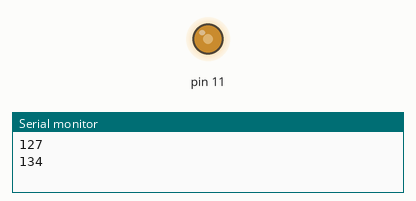
Recording of a sketch running on a simulated Arduino Uno, built with avr-gcc and run on an emulated ATmega328P. Parts: output pins drawn as LEDs (lit = HIGH), the last lines printed to the serial monitor.

Above: at 0.05 s.
At 1.65 s:
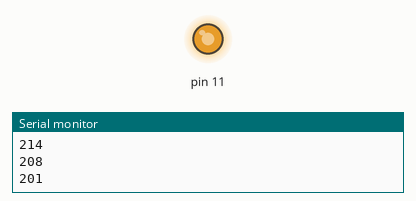
At 2.7 s:
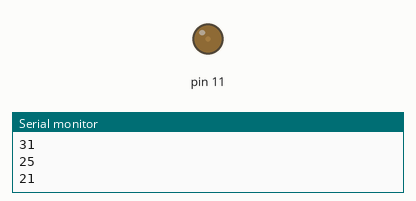
At 3.8 s:
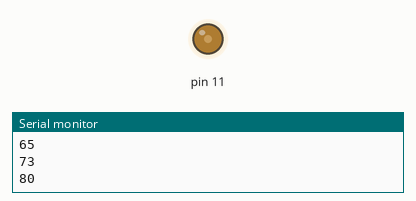
Timing chart, 0 to 5.2 s (numbered marks = the images above):
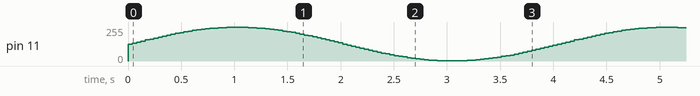

The sketch:

004-fade-sinusoidale.ino
```cpp
void setup() {
  Serial.begin(9600);
}

int i = 0;
float a = 0.0;

void loop() {
  a = ((float)map(i, 0, 100, 0, 628)) / 100.0;
  int pwm = 127 + (int)(sin(a) * 127.0);
  analogWrite(11, pwm);
  Serial.println(pwm);
  i++;
  if (i == 100) i = 0;
  delay(40);
}
```
